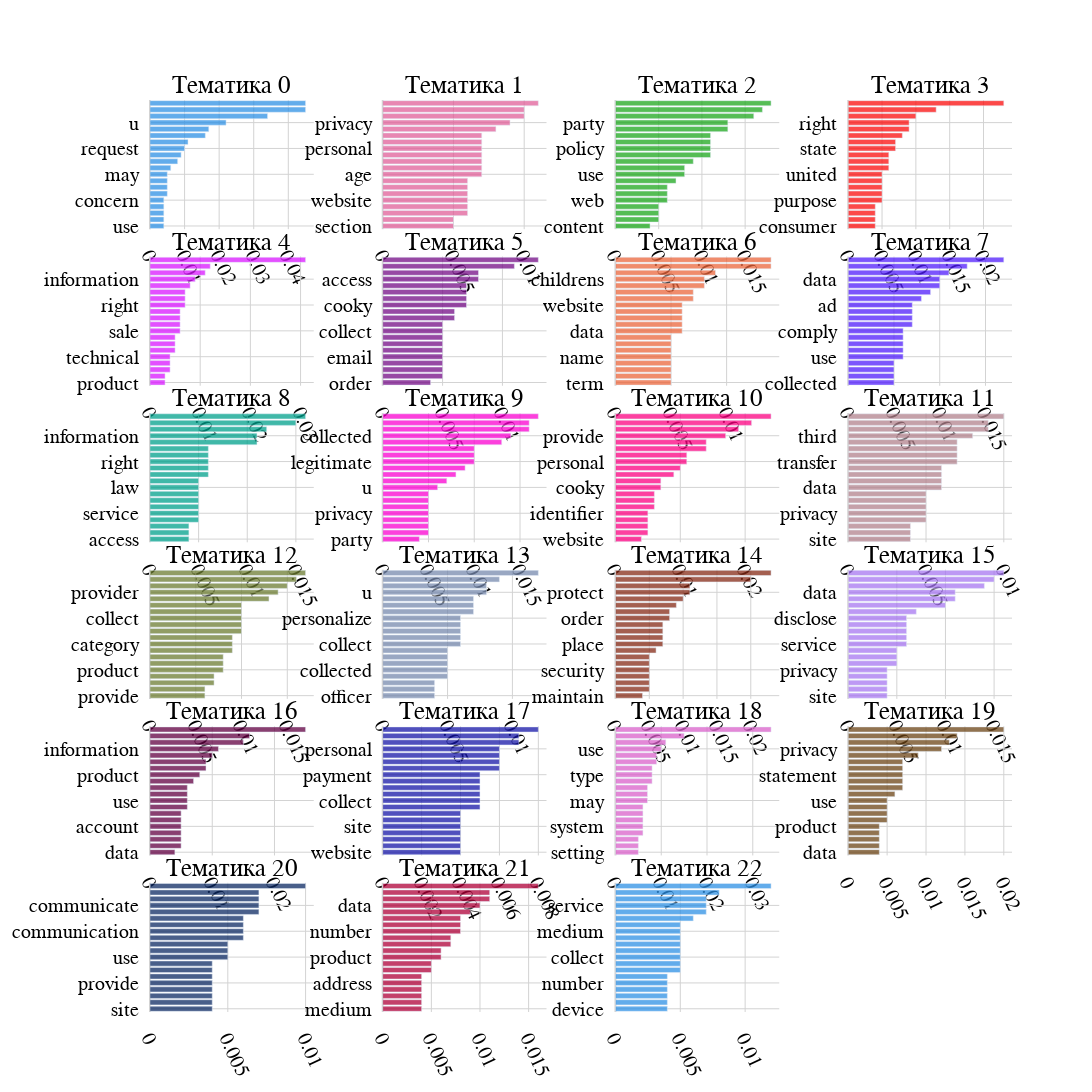

The cell this chart's notebook holds for it:
### Code cell
import plotly.graph_objects as go

from plotly.subplots import make_subplots

from config import COLORS_B


fig = make_subplots(
    subplot_titles=[f'Тематика {i}' for i, _, _ in topics],
    horizontal_spacing=HSPACE,
    vertical_spacing=VSPACE,
    rows=ROWS, cols=COLS)

for i, v, k in topics:
    fig.add_trace(
        go.Bar(
            x=list(reversed(v)), 
            y=list(reversed(k)), 
            orientation='h'),
        row=int(i/COLS+1), 
        col=int(i%COLS+1))

fig.update_layout(
    font=dict(family='Times New Roman', size=20, color='black'),
    plot_bgcolor='rgba(0, 0, 0, 0)',
    margin=dict(pad=10),
    colorway=COLORS_B,
    showlegend=False,
    height=HEIGHT,
    width=WIDTH)
    
fig.update_xaxes(
    zerolinecolor='lightgrey',
    gridcolor='lightgrey',
    tickformat='000', 
    showgrid=True, 
    tickangle=65,
    ticklen=10)
    
fig.update_yaxes(
    zerolinecolor='lightgrey',
    gridcolor='lightgrey',
    tickformat='000', 
    showgrid=True, 
    tickangle=0,
    ticklen=10)

fig.update_annotations(font_size=25)

fig

### Figure 1 — Plotly figure (JSON) as saved in the notebook; plotly's stock layout.template omitted (floating-point values rounded to 4 significant figures)
{"data": [{"orientation": "h", "type": "bar", "x": [0.004, 0.004, 0.004, 0.004, 0.004, 0.005, 0.005, 0.005, 0.005, 0.006, 0.008, 0.009, 0.01, 0.011, 0.016, 0.017, 0.022, 0.034, 0.045, 0.045], "xaxis": "x", "y": ["use", "consumer", "exercise", "service", "concern", "complaint", "comment", "data", "may", "opt-out", "personal", "please", "request", "information", "right", "question", "u", "contact", "privacy", "policy"], "yaxis": "y"}, {"orientation": "h", "type": "bar", "x": [0.005, 0.005, 0.006, 0.006, 0.006, 0.006, 0.006, 0.006, 0.007, 0.007, 0.007, 0.007, 0.007, 0.007, 0.007, 0.008, 0.009, 0.01, 0.01, 0.011], "xaxis": "x2", "y": ["section", "third", "company", "party", "website", "technology", "use", "data", "age", "child", "contacting", "cooky", "personal", "u", "collected", "improve", "privacy", "policy", "information", "service"], "yaxis": "y2"}, {"orientation": "h", "type": "bar", "x": [0.004, 0.005, 0.005, 0.005, 0.006, 0.006, 0.006, 0.007, 0.008, 0.008, 0.009, 0.011, 0.011, 0.011, 0.011, 0.013, 0.013, 0.016, 0.017, 0.018], "xaxis": "x3", "y": ["content", "collect", "visit", "online", "web", "data", "device", "cooky", "use", "may", "information", "third-party", "policy", "service", "privacy", "third", "party", "site", "website", "link"], "yaxis": "y3"}, {"orientation": "h", "type": "bar", "x": [0.004, 0.004, 0.004, 0.004, 0.005, 0.005, 0.005, 0.005, 0.005, 0.006, 0.006, 0.006, 0.007, 0.007, 0.008, 0.009, 0.009, 0.01, 0.013, 0.023], "xaxis": "x4", "y": ["consumer", "law", "change", "website", "purpose", "product", "personal", "cooky", "united", "may", "use", "policy", "state", "service", "information", "notice", "right", "resident", "privacy", "california"], "yaxis": "y4"}, {"orientation": "h", "type": "bar", "x": [0.003, 0.003, 0.004, 0.004, 0.004, 0.005, 0.005, 0.005, 0.006, 0.006, 0.006, 0.006, 0.007, 0.007, 0.007, 0.008, 0.009, 0.011, 0.012, 0.031], "xaxis": "x5", "y": ["product", "may", "de", "notice", "technical", "policy", "described", "b", "sale", "legal", "service", "condition", "right", "privacy", "personal", "use", "information", "data", "term", "security"], "yaxis": "y5"}, {"orientation": "h", "type": "bar", "x": [0.004, 0.005, 0.005, 0.005, 0.005, 0.005, 0.005, 0.005, 0.005, 0.005, 0.006, 0.006, 0.007, 0.007, 0.007, 0.007, 0.008, 0.008, 0.011, 0.013], "xaxis": "x6", "y": ["order", "message", "purchase", "following", "email", "provide", "product", "send", "collect", "service", "u", "data", "cooky", "way", "personal", "use", "access", "may", "home", "information"], "yaxis": "y6"}, {"orientation": "h", "type": "bar", "x": [0.005, 0.005, 0.005, 0.005, 0.005, 0.005, 0.005, 0.005, 0.006, 0.006, 0.006, 0.006, 0.006, 0.007, 0.007, 0.008, 0.008, 0.009, 0.014, 0.014], "xaxis": "x7", "y": ["term", "e-mail", "ip", "use", "name", "collect", "u", "may", "data", "age", "site", "personal", "website", "policy", "service", "privacy", "childrens", "information", "child", "address"], "yaxis": "y7"}, {"orientation": "h", "type": "bar", "x": [0.005, 0.005, 0.005, 0.005, 0.006, 0.006, 0.006, 0.006, 0.006, 0.007, 0.007, 0.007, 0.007, 0.008, 0.009, 0.01, 0.01, 0.011, 0.013, 0.017], "xaxis": "x8", "y": ["collected", "website", "purpose", "e-mail", "use", "opt", "may", "obligation", "comply", "service", "back", "location", "ad", "legal", "advertising", "top", "data", "information", "personal", "disclosure"], "yaxis": "y8"}, {"orientation": "h", "type": "bar", "x": [0.004, 0.004, 0.004, 0.005, 0.005, 0.005, 0.005, 0.005, 0.005, 0.005, 0.006, 0.006, 0.006, 0.006, 0.006, 0.011, 0.011, 0.012, 0.015, 0.016], "xaxis": "x9", "y": ["access", "cooky", "delete", "legal", "service", "device", "u", "technology", "law", "tracking", "may", "request", "right", "use", "international", "purpose", "information", "personal", "retention", "data"], "yaxis": "y9"}, {"orientation": "h", "type": "bar", "x": [0.004, 0.005, 0.005, 0.005, 0.005, 0.005, 0.005, 0.005, 0.006, 0.007, 0.008, 0.009, 0.01, 0.01, 0.01, 0.013, 0.014, 0.016, 0.016, 0.017], "xaxis": "x10", "y": ["party", "withdraw", "policy", "contact", "privacy", "legal", "object", "may", "u", "basis", "purpose", "right", "legitimate", "interest", "information", "personal", "collected", "consent", "data", "processing"], "yaxis": "y10"}, {"orientation": "h", "type": "bar", "x": [0.004, 0.005, 0.005, 0.005, 0.005, 0.006, 0.006, 0.006, 0.007, 0.007, 0.009, 0.01, 0.011, 0.011, 0.014, 0.014, 0.017, 0.019, 0.021, 0.024], "xaxis": "x11", "y": ["website", "google", "number", "request", "identifier", "site", "collect", "data", "cooky", "may", "name", "product", "personal", "u", "address", "service", "provide", "email", "information", "use"], "yaxis": "y11"}, {"orientation": "h", "type": "bar", "x": [0.004, 0.004, 0.004, 0.005, 0.005, 0.005, 0.005, 0.005, 0.006, 0.006, 0.006, 0.006, 0.007, 0.007, 0.007, 0.007, 0.008, 0.009, 0.009, 0.01], "xaxis": "x12", "y": ["site", "request", "collect", "website", "privacy", "disclose", "u", "business", "data", "service", "content", "skip", "transfer", "personal", "may", "right", "third", "law", "information", "party"], "yaxis": "y12"}, {"orientation": "h", "type": "bar", "x": [0.006, 0.006, 0.007, 0.007, 0.008, 0.008, 0.008, 0.009, 0.009, 0.009, 0.01, 0.01, 0.01, 0.01, 0.01, 0.013, 0.014, 0.015, 0.016, 0.017], "xaxis": "x13", "y": ["provide", "purpose", "u", "source", "product", "share", "google", "analytics", "category", "use", "following", "third", "collect", "may", "party", "data", "provider", "personal", "service", "information"], "yaxis": "y13"}, {"orientation": "h", "type": "bar", "x": [0.004, 0.004, 0.004, 0.005, 0.005, 0.005, 0.005, 0.005, 0.006, 0.006, 0.006, 0.006, 0.006, 0.007, 0.007, 0.007, 0.008, 0.008, 0.009, 0.012], "xaxis": "x14", "y": ["officer", "provide", "product", "experience", "collected", "policy", "may", "website", "collect", "site", "amazon", "use", "personalize", "data", "service", "privacy", "u", "contact", "personal", "information"], "yaxis": "y14"}, {"orientation": "h", "type": "bar", "x": [0.004, 0.005, 0.005, 0.005, 0.005, 0.005, 0.005, 0.006, 0.007, 0.007, 0.007, 0.007, 0.008, 0.008, 0.009, 0.01, 0.011, 0.011, 0.02, 0.023], "xaxis": "x15", "y": ["maintain", "processing", "provide", "process", "security", "may", "website", "transaction", "place", "service", "secure", "u", "order", "use", "data", "payment", "protect", "personal", "collect", "information"], "yaxis": "y15"}, {"orientation": "h", "type": "bar", "x": [0.004, 0.004, 0.004, 0.004, 0.004, 0.005, 0.005, 0.005, 0.006, 0.006, 0.006, 0.006, 0.006, 0.007, 0.01, 0.011, 0.011, 0.014, 0.015, 0.016], "xaxis": "x16", "y": ["site", "policy", "minor", "collected", "privacy", "provide", "see", "may", "service", "right", "u", "user", "disclose", "use", "section", "personal", "data", "information", "choice", "sharing"], "yaxis": "y16"}, {"orientation": "h", "type": "bar", "x": [0.004, 0.005, 0.005, 0.005, 0.005, 0.005, 0.005, 0.006, 0.006, 0.006, 0.006, 0.007, 0.008, 0.009, 0.009, 0.01, 0.011, 0.015, 0.016, 0.025], "xaxis": "x17", "y": ["data", "share", "may", "collect", "account", "u", "contact", "contest", "use", "promotion", "personal", "provide", "product", "customer", "support", "service", "information", "privacy", "policy", "change"], "yaxis": "y17"}, {"orientation": "h", "type": "bar", "x": [0.004, 0.004, 0.004, 0.004, 0.004, 0.004, 0.004, 0.005, 0.005, 0.005, 0.005, 0.005, 0.005, 0.006, 0.006, 0.006, 0.006, 0.007, 0.007, 0.008], "xaxis": "x18", "y": ["website", "name", "access", "transaction", "site", "u", "policy", "may", "collect", "use", "performance", "privacy", "payment", "service", "order", "last", "personal", "data", "contract", "information"], "yaxis": "y18"}, {"orientation": "h", "type": "bar", "x": [0.005, 0.005, 0.005, 0.006, 0.006, 0.006, 0.006, 0.006, 0.007, 0.007, 0.007, 0.008, 0.008, 0.008, 0.009, 0.009, 0.01, 0.011, 0.015, 0.034], "xaxis": "x19", "y": ["setting", "preference", "internet", "computer", "system", "cookie", "service", "web", "may", "device", "website", "usage", "type", "data", "track", "site", "use", "information", "browser", "cooky"], "yaxis": "y19"}, {"orientation": "h", "type": "bar", "x": [0.004, 0.004, 0.004, 0.004, 0.004, 0.005, 0.005, 0.005, 0.005, 0.006, 0.007, 0.007, 0.007, 0.007, 0.007, 0.009, 0.012, 0.013, 0.014, 0.02], "xaxis": "x20", "y": ["data", "personal", "make", "review", "product", "effective", "website", "may", "use", "service", "date", "notice", "statement", "warranty", "information", "time", "privacy", "policy", "update", "change"], "yaxis": "y20"}, {"orientation": "h", "type": "bar", "x": [0.004, 0.004, 0.004, 0.004, 0.004, 0.004, 0.004, 0.004, 0.005, 0.005, 0.005, 0.006, 0.006, 0.006, 0.006, 0.007, 0.007, 0.007, 0.007, 0.01], "xaxis": "x21", "y": ["site", "customer", "privacy", "collect", "provide", "product", "processing", "u", "use", "scope", "legal", "request", "communication", "gdpr", "service", "marketing", "communicate", "information", "personal", "data"], "yaxis": "y21"}, {"orientation": "h", "type": "bar", "x": [0.004, 0.004, 0.004, 0.004, 0.004, 0.004, 0.005, 0.005, 0.006, 0.006, 0.007, 0.007, 0.008, 0.008, 0.008, 0.009, 0.01, 0.011, 0.011, 0.016], "xaxis": "x22", "y": ["medium", "telephone", "account", "affiliate", "address", "provide", "u", "social", "product", "may", "phone", "service", "number", "right", "collection", "use", "data", "personal", "collect", "information"], "yaxis": "y22"}, {"orientation": "h", "type": "bar", "x": [0.004, 0.004, 0.004, 0.004, 0.004, 0.004, 0.005, 0.005, 0.005, 0.005, 0.005, 0.005, 0.005, 0.005, 0.006, 0.007, 0.007, 0.007, 0.008, 0.012], "xaxis": "x23", "y": ["device", "purpose", "credit", "collecting", "number", "feedback", "product", "use", "collect", "data", "may", "u", "medium", "year", "commercial", "network", "service", "personal", "social", "information"], "yaxis": "y23"}], "layout": {"annotations": [{"font": {"size": 25}, "showarrow": false, "text": "Тематика 0", "x": 0.095, "xanchor": "center", "xref": "paper", "y": 1, "yanchor": "bottom", "yref": "paper"}, {"font": {"size": 25}, "showarrow": false, "text": "Тематика 1", "x": 0.365, "xanchor": "center", "xref": "paper", "y": 1, "yanchor": "bottom", "yref": "paper"}, {"font": {"size": 25}, "showarrow": false, "text": "Тематика 2", "x": 0.635, "xanchor": "center", "xref": "paper", "y": 1, "yanchor": "bottom", "yref": "paper"}, {"font": {"size": 25}, "showarrow": false, "text": "Тематика 3", "x": 0.905, "xanchor": "center", "xref": "paper", "y": 1, "yanchor": "bottom", "yref": "paper"}, {"font": {"size": 25}, "showarrow": false, "text": "Тематика 4", "x": 0.095, "xanchor": "center", "xref": "paper", "y": 0.8283, "yanchor": "bottom", "yref": "paper"}, {"font": {"size": 25}, "showarrow": false, "text": "Тематика 5", "x": 0.365, "xanchor": "center", "xref": "paper", "y": 0.8283, "yanchor": "bottom", "yref": "paper"}, {"font": {"size": 25}, "showarrow": false, "text": "Тематика 6", "x": 0.635, "xanchor": "center", "xref": "paper", "y": 0.8283, "yanchor": "bottom", "yref": "paper"}, {"font": {"size": 25}, "showarrow": false, "text": "Тематика 7", "x": 0.905, "xanchor": "center", "xref": "paper", "y": 0.8283, "yanchor": "bottom", "yref": "paper"}, {"font": {"size": 25}, "showarrow": false, "text": "Тематика 8", "x": 0.095, "xanchor": "center", "xref": "paper", "y": 0.6567, "yanchor": "bottom", "yref": "paper"}, {"font": {"size": 25}, "showarrow": false, "text": "Тематика 9", "x": 0.365, "xanchor": "center", "xref": "paper", "y": 0.6567, "yanchor": "bottom", "yref": "paper"}, {"font": {"size": 25}, "showarrow": false, "text": "Тематика 10", "x": 0.635, "xanchor": "center", "xref": "paper", "y": 0.6567, "yanchor": "bottom", "yref": "paper"}, {"font": {"size": 25}, "showarrow": false, "text": "Тематика 11", "x": 0.905, "xanchor": "center", "xref": "paper", "y": 0.6567, "yanchor": "bottom", "yref": "paper"}, {"font": {"size": 25}, "showarrow": false, "text": "Тематика 12", "x": 0.095, "xanchor": "center", "xref": "paper", "y": 0.485, "yanchor": "bottom", "yref": "paper"}, {"font": {"size": 25}, "showarrow": false, "text": "Тематика 13", "x": 0.365, "xanchor": "center", "xref": "paper", "y": 0.485, "yanchor": "bottom", "yref": "paper"}, {"font": {"size": 25}, "showarrow": false, "text": "Тематика 14", "x": 0.635, "xanchor": "center", "xref": "paper", "y": 0.485, "yanchor": "bottom", "yref": "paper"}, {"font": {"size": 25}, "showarrow": false, "text": "Тематика 15", "x": 0.905, "xanchor": "center", "xref": "paper", "y": 0.485, "yanchor": "bottom", "yref": "paper"}, {"font": {"size": 25}, "showarrow": false, "text": "Тематика 16", "x": 0.095, "xanchor": "center", "xref": "paper", "y": 0.3133, "yanchor": "bottom", "yref": "paper"}, {"font": {"size": 25}, "showarrow": false, "text": "Тематика 17", "x": 0.365, "xanchor": "center", "xref": "paper", "y": 0.3133, "yanchor": "bottom", "yref": "paper"}, {"font": {"size": 25}, "showarrow": false, "text": "Тематика 18", "x": 0.635, "xanchor": "center", "xref": "paper", "y": 0.3133, "yanchor": "bottom", "yref": "paper"}, {"font": {"size": 25}, "showarrow": false, "text": "Тематика 19", "x": 0.905, "xanchor": "center", "xref": "paper", "y": 0.3133, "yanchor": "bottom", "yref": "paper"}, {"font": {"size": 25}, "showarrow": false, "text": "Тематика 20", "x": 0.095, "xanchor": "center", "xref": "paper", "y": 0.1417, "yanchor": "bottom", "yref": "paper"}, {"font": {"size": 25}, "showarrow": false, "text": "Тематика 21", "x": 0.365, "xanchor": "center", "xref": "paper", "y": 0.1417, "yanchor": "bottom", "yref": "paper"}, {"font": {"size": 25}, "showarrow": false, "text": "Тематика 22", "x": 0.635, "xanchor": "center", "xref": "paper", "y": 0.1417, "yanchor": "bottom", "yref": "paper"}], "colorway": ["rgba(46, 145, 229, 0.75)", "rgba(225, 95, 153, 0.75)", "rgba(28, 167, 28, 0.75)", "rgba(251, 13, 13, 0.75)", "rgba(218, 22, 255, 0.75)", "rgba(117, 13, 134, 0.75)", "rgba(235, 102, 59, 0.75)", "rgba(81, 28, 251, 0.75)", "rgba(0, 160, 139, 0.75)", "rgba(251, 0, 209, 0.75)", "rgba(252, 0, 128, 0.75)", "rgba(178, 130, 141, 0.75)", "rgba(108, 124, 50, 0.75)", "rgba(119, 138, 174, 0.75)", "rgba(134, 42, 22, 0.75)", "rgba(167, 119, 241, 0.75)", "rgba(98, 0, 66, 0.75)", "rgba(22, 22, 167, 0.75)", "rgba(218, 96, 202, 0.75)", "rgba(108, 69, 22, 0.75)", "rgba(13, 42, 99, 0.75)", "rgba(175, 0, 56, 0.75)"], "font": {"color": "black", "family": "Times New Roman", "size": 20}, "height": 4800, "margin": {"pad": 10}, "plot_bgcolor": "rgba(0, 0, 0, 0)", "showlegend": false, "width": 3000, "xaxis": {"anchor": "y", "domain": [0, 0.19], "gridcolor": "lightgrey", "showgrid": true, "tickangle": 65, "tickformat": "000", "ticklen": 10, "zerolinecolor": "lightgrey"}, "xaxis10": {"anchor": "y10", "domain": [0.27, 0.46], "gridcolor": "lightgrey", "showgrid": true, "tickangle": 65, "tickformat": "000", "ticklen": 10, "zerolinecolor": "lightgrey"}, "xaxis11": {"anchor": "y11", "domain": [0.54, 0.73], "gridcolor": "lightgrey", "showgrid": true, "tickangle": 65, "tickformat": "000", "ticklen": 10, "zerolinecolor": "lightgrey"}, "xaxis12": {"anchor": "y12", "domain": [0.81, 1], "gridcolor": "lightgrey", "showgrid": true, "tickangle": 65, "tickformat": "000", "ticklen": 10, "zerolinecolor": "lightgrey"}, "xaxis13": {"anchor": "y13", "domain": [0, 0.19], "gridcolor": "lightgrey", "showgrid": true, "tickangle": 65, "tickformat": "000", "ticklen": 10, "zerolinecolor": "lightgrey"}, "xaxis14": {"anchor": "y14", "domain": [0.27, 0.46], "gridcolor": "lightgrey", "showgrid": true, "tickangle": 65, "tickformat": "000", "ticklen": 10, "zerolinecolor": "lightgrey"}, "xaxis15": {"anchor": "y15", "domain": [0.54, 0.73], "gridcolor": "lightgrey", "showgrid": true, "tickangle": 65, "tickformat": "000", "ticklen": 10, "zerolinecolor": "lightgrey"}, "xaxis16": {"anchor": "y16", "domain": [0.81, 1], "gridcolor": "lightgrey", "showgrid": true, "tickangle": 65, "tickformat": "000", "ticklen": 10, "zerolinecolor": "lightgrey"}, "xaxis17": {"anchor": "y17", "domain": [0, 0.19], "gridcolor": "lightgrey", "showgrid": true, "tickangle": 65, "tickformat": "000", "ticklen": 10, "zerolinecolor": "lightgrey"}, "xaxis18": {"anchor": "y18", "domain": [0.27, 0.46], "gridcolor": "lightgrey", "showgrid": true, "tickangle": 65, "tickformat": "000", "ticklen": 10, "zerolinecolor": "lightgrey"}, "xaxis19": {"anchor": "y19", "domain": [0.54, 0.73], "gridcolor": "lightgrey", "showgrid": true, "tickangle": 65, "tickformat": "000", "ticklen": 10, "zerolinecolor": "lightgrey"}, "xaxis2": {"anchor": "y2", "domain": [0.27, 0.46], "gridcolor": "lightgrey", "showgrid": true, "tickangle": 65, "tickformat": "000", "ticklen": 10, "zerolinecolor": "lightgrey"}, "xaxis20": {"anchor": "y20", "domain": [0.81, 1], "gridcolor": "lightgrey", "showgrid": true, "tickangle": 65, "tickformat": "000", "ticklen": 10, "zerolinecolor": "lightgrey"}, "xaxis21": {"anchor": "y21", "domain": [0, 0.19], "gridcolor": "lightgrey", "showgrid": true, "tickangle": 65, "tickformat": "000", "ticklen": 10, "zerolinecolor": "lightgrey"}, "xaxis22": {"anchor": "y22", "domain": [0.27, 0.46], "gridcolor": "lightgrey", "showgrid": true, "tickangle": 65, "tickformat": "000", "ticklen": 10, "zerolinecolor": "lightgrey"}, "xaxis23": {"anchor": "y23", "domain": [0.54, 0.73], "gridcolor": "lightgrey", "showgrid": true, "tickangle": 65, "tickformat": "000", "ticklen": 10, "zerolinecolor": "lightgrey"}, "xaxis24": {"anchor": "y24", "domain": [0.81, 1], "gridcolor": "lightgrey", "showgrid": true, "tickangle": 65, "tickformat": "000", "ticklen": 10, "zerolinecolor": "lightgrey"}, "xaxis3": {"anchor": "y3", "domain": [0.54, 0.73], "gridcolor": "lightgrey", "showgrid": true, "tickangle": 65, "tickformat": "000", "ticklen": 10, "zerolinecolor": "lightgrey"}, "xaxis4": {"anchor": "y4", "domain": [0.81, 1], "gridcolor": "lightgrey", "showgrid": true, "tickangle": 65, "tickformat": "000", "ticklen": 10, "zerolinecolor": "lightgrey"}, "xaxis5": {"anchor": "y5", "domain": [0, 0.19], "gridcolor": "lightgrey", "showgrid": true, "tickangle": 65, "tickformat": "000", "ticklen": 10, "zerolinecolor": "lightgrey"}, "xaxis6": {"anchor": "y6", "domain": [0.27, 0.46], "gridcolor": "lightgrey", "showgrid": true, "tickangle": 65, "tickformat": "000", "ticklen": 10, "zerolinecolor": "lightgrey"}, "xaxis7": {"anchor": "y7", "domain": [0.54, 0.73], "gridcolor": "lightgrey", "showgrid": true, "tickangle": 65, "tickformat": "000", "ticklen": 10, "zerolinecolor": "lightgrey"}, "xaxis8": {"anchor": "y8", "domain": [0.81, 1], "gridcolor": "lightgrey", "showgrid": true, "tickangle": 65, "tickformat": "000", "ticklen": 10, "zerolinecolor": "lightgrey"}, "xaxis9": {"anchor": "y9", "domain": [0, 0.19], "gridcolor": "lightgrey", "showgrid": true, "tickangle": 65, "tickformat": "000", "ticklen": 10, "zerolinecolor": "lightgrey"}, "yaxis": {"anchor": "x", "domain": [0.8583, 1], "gridcolor": "lightgrey", "showgrid": true, "tickangle": 0, "tickformat": "000", "ticklen": 10, "zerolinecolor": "lightgrey"}, "yaxis10": {"anchor": "x10", "domain": [0.515, 0.6567], "gridcolor": "lightgrey", "showgrid": true, "tickangle": 0, "tickformat": "000", "ticklen": 10, "zerolinecolor": "lightgrey"}, "yaxis11": {"anchor": "x11", "domain": [0.515, 0.6567], "gridcolor": "lightgrey", "showgrid": true, "tickangle": 0, "tickformat": "000", "ticklen": 10, "zerolinecolor": "lightgrey"}, "yaxis12": {"anchor": "x12", "domain": [0.515, 0.6567], "gridcolor": "lightgrey", "showgrid": true, "tickangle": 0, "tickformat": "000", "ticklen": 10, "zerolinecolor": "lightgrey"}, "yaxis13": {"anchor": "x13", "domain": [0.3433, 0.485], "gridcolor": "lightgrey", "showgrid": true, "tickangle": 0, "tickformat": "000", "ticklen": 10, "zerolinecolor": "lightgrey"}, "yaxis14": {"anchor": "x14", "domain": [0.3433, 0.485], "gridcolor": "lightgrey", "showgrid": true, "tickangle": 0, "tickformat": "000", "ticklen": 10, "zerolinecolor": "lightgrey"}, "yaxis15": {"anchor": "x15", "domain": [0.3433, 0.485], "gridcolor": "lightgrey", "showgrid": true, "tickangle": 0, "tickformat": "000", "ticklen": 10, "zerolinecolor": "lightgrey"}, "yaxis16": {"anchor": "x16", "domain": [0.3433, 0.485], "gridcolor": "lightgrey", "showgrid": true, "tickangle": 0, "tickformat": "000", "ticklen": 10, "zerolinecolor": "lightgrey"}, "yaxis17": {"anchor": "x17", "domain": [0.1717, 0.3133], "gridcolor": "lightgrey", "showgrid": true, "tickangle": 0, "tickformat": "000", "ticklen": 10, "zerolinecolor": "lightgrey"}, "yaxis18": {"anchor": "x18", "domain": [0.1717, 0.3133], "gridcolor": "lightgrey", "showgrid": true, "tickangle": 0, "tickformat": "000", "ticklen": 10, "zerolinecolor": "lightgrey"}, "yaxis19": {"anchor": "x19", "domain": [0.1717, 0.3133], "gridcolor": "lightgrey", "showgrid": true, "tickangle": 0, "tickformat": "000", "ticklen": 10, "zerolinecolor": "lightgrey"}, "yaxis2": {"anchor": "x2", "domain": [0.8583, 1], "gridcolor": "lightgrey", "showgrid": true, "tickangle": 0, "tickformat": "000", "ticklen": 10, "zerolinecolor": "lightgrey"}, "yaxis20": {"anchor": "x20", "domain": [0.1717, 0.3133], "gridcolor": "lightgrey", "showgrid": true, "tickangle": 0, "tickformat": "000", "ticklen": 10, "zerolinecolor": "lightgrey"}, "yaxis21": {"anchor": "x21", "domain": [0, 0.1417], "gridcolor": "lightgrey", "showgrid": true, "tickangle": 0, "tickformat": "000", "ticklen": 10, "zerolinecolor": "lightgrey"}, "yaxis22": {"anchor": "x22", "domain": [0, 0.1417], "gridcolor": "lightgrey", "showgrid": true, "tickangle": 0, "tickformat": "000", "ticklen": 10, "zerolinecolor": "lightgrey"}, "yaxis23": {"anchor": "x23", "domain": [0, 0.1417], "gridcolor": "lightgrey", "showgrid": true, "tickangle": 0, "tickformat": "000", "ticklen": 10, "zerolinecolor": "lightgrey"}, "yaxis24": {"anchor": "x24", "domain": [0, 0.1417], "gridcolor": "lightgrey", "showgrid": true, "tickangle": 0, "tickformat": "000", "ticklen": 10, "zerolinecolor": "lightgrey"}, "yaxis3": {"anchor": "x3", "domain": [0.8583, 1], "gridcolor": "lightgrey", "showgrid": true, "tickangle": 0, "tickformat": "000", "ticklen": 10, "zerolinecolor": "lightgrey"}, "yaxis4": {"anchor": "x4", "domain": [0.8583, 1], "gridcolor": "lightgrey", "showgrid": true, "tickangle": 0, "tickformat": "000", "ticklen": 10, "zerolinecolor": "lightgrey"}, "yaxis5": {"anchor": "x5", "domain": [0.6867, 0.8283], "gridcolor": "lightgrey", "showgrid": true, "tickangle": 0, "tickformat": "000", "ticklen": 10, "zerolinecolor": "lightgrey"}, "yaxis6": {"anchor": "x6", "domain": [0.6867, 0.8283], "gridcolor": "lightgrey", "showgrid": true, "tickangle": 0, "tickformat": "000", "ticklen": 10, "zerolinecolor": "lightgrey"}, "yaxis7": {"anchor": "x7", "domain": [0.6867, 0.8283], "gridcolor": "lightgrey", "showgrid": true, "tickangle": 0, "tickformat": "000", "ticklen": 10, "zerolinecolor": "lightgrey"}, "yaxis8": {"anchor": "x8", "domain": [0.6867, 0.8283], "gridcolor": "lightgrey", "showgrid": true, "tickangle": 0, "tickformat": "000", "ticklen": 10, "zerolinecolor": "lightgrey"}, "yaxis9": {"anchor": "x9", "domain": [0.515, 0.6567], "gridcolor": "lightgrey", "showgrid": true, "tickangle": 0, "tickformat": "000", "ticklen": 10, "zerolinecolor": "lightgrey"}}}
